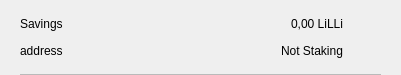
<?xml version="1.0" encoding="UTF-8"?>
<ui version="4.0">
 <class>CSRow</class>
 <widget class="QWidget" name="CSRow">
  <property name="geometry">
   <rect>
    <x>0</x>
    <y>0</y>
    <width>401</width>
    <height>75</height>
   </rect>
  </property>
  <property name="windowTitle">
   <string>Form</string>
  </property>
  <layout class="QVBoxLayout" name="verticalLayout">
   <property name="spacing">
    <number>0</number>
   </property>
   <property name="leftMargin">
    <number>20</number>
   </property>
   <property name="topMargin">
    <number>10</number>
   </property>
   <property name="rightMargin">
    <number>20</number>
   </property>
   <property name="bottomMargin">
    <number>0</number>
   </property>
   <item>
    <widget class="QWidget" name="info" native="true">
     <property name="minimumSize">
      <size>
       <width>0</width>
       <height>0</height>
      </size>
     </property>
     <layout class="QHBoxLayout" name="horizontalLayout_3">
      <property name="leftMargin">
       <number>0</number>
      </property>
      <property name="topMargin">
       <number>0</number>
      </property>
      <property name="rightMargin">
       <number>0</number>
      </property>
      <property name="bottomMargin">
       <number>10</number>
      </property>
      <item>
       <widget class="QWidget" name="container" native="true">
        <property name="minimumSize">
         <size>
          <width>0</width>
          <height>0</height>
         </size>
        </property>
        <layout class="QVBoxLayout" name="verticalLayout_2">
         <property name="spacing">
          <number>0</number>
         </property>
         <property name="leftMargin">
          <number>0</number>
         </property>
         <property name="topMargin">
          <number>0</number>
         </property>
         <property name="rightMargin">
          <number>0</number>
         </property>
         <property name="bottomMargin">
          <number>0</number>
         </property>
         <item>
          <layout class="QHBoxLayout" name="horizontalLayout">
           <item>
            <widget class="QLabel" name="labelName">
             <property name="text">
              <string>Savings</string>
             </property>
            </widget>
           </item>
           <item>
            <spacer name="horizontalSpacer">
             <property name="orientation">
              <enum>Qt::Horizontal</enum>
             </property>
             <property name="sizeHint" stdset="0">
              <size>
               <width>40</width>
               <height>20</height>
              </size>
             </property>
            </spacer>
           </item>
           <item>
            <widget class="QLabel" name="labelAmount">
             <property name="text">
              <string>0,00 LiLLi</string>
             </property>
            </widget>
           </item>
          </layout>
         </item>
         <item>
          <layout class="QHBoxLayout" name="horizontalLayout_2">
           <item>
            <widget class="QLabel" name="labelAddress">
             <property name="text">
              <string>address</string>
             </property>
            </widget>
           </item>
           <item>
            <spacer name="horizontalSpacer_2">
             <property name="orientation">
              <enum>Qt::Horizontal</enum>
             </property>
             <property name="sizeHint" stdset="0">
              <size>
               <width>40</width>
               <height>20</height>
              </size>
             </property>
            </spacer>
           </item>
           <item>
            <widget class="QLabel" name="labelStaking">
             <property name="text">
              <string>Not Staking</string>
             </property>
            </widget>
           </item>
          </layout>
         </item>
        </layout>
       </widget>
      </item>
      <item alignment="Qt::AlignHCenter|Qt::AlignVCenter">
       <widget class="QPushButton" name="pushButtonMenu">
        <property name="minimumSize">
         <size>
          <width>24</width>
          <height>24</height>
         </size>
        </property>
        <property name="maximumSize">
         <size>
          <width>32</width>
          <height>32</height>
         </size>
        </property>
        <property name="focusPolicy">
         <enum>Qt::NoFocus</enum>
        </property>
        <property name="styleSheet">
         <string notr="true">border:none; background-color:transparent;</string>
        </property>
        <property name="text">
         <string/>
        </property>
        <property name="icon">
         <iconset>
          <normaloff>://ic-menu-hover</normaloff>://ic-menu-hover</iconset>
        </property>
        <property name="iconSize">
         <size>
          <width>24</width>
          <height>24</height>
         </size>
        </property>
       </widget>
      </item>
     </layout>
    </widget>
   </item>
   <item>
    <widget class="QLabel" name="lblDivisory">
     <property name="minimumSize">
      <size>
       <width>0</width>
       <height>1</height>
      </size>
     </property>
     <property name="maximumSize">
      <size>
       <width>16777215</width>
       <height>1</height>
      </size>
     </property>
     <property name="styleSheet">
      <string notr="true">background-color:#bababa;</string>
     </property>
     <property name="text">
      <string/>
     </property>
     <property name="alignment">
      <set>Qt::AlignBottom|Qt::AlignLeading|Qt::AlignLeft</set>
     </property>
    </widget>
   </item>
  </layout>
 </widget>
 <resources/>
 <connections/>
</ui>
